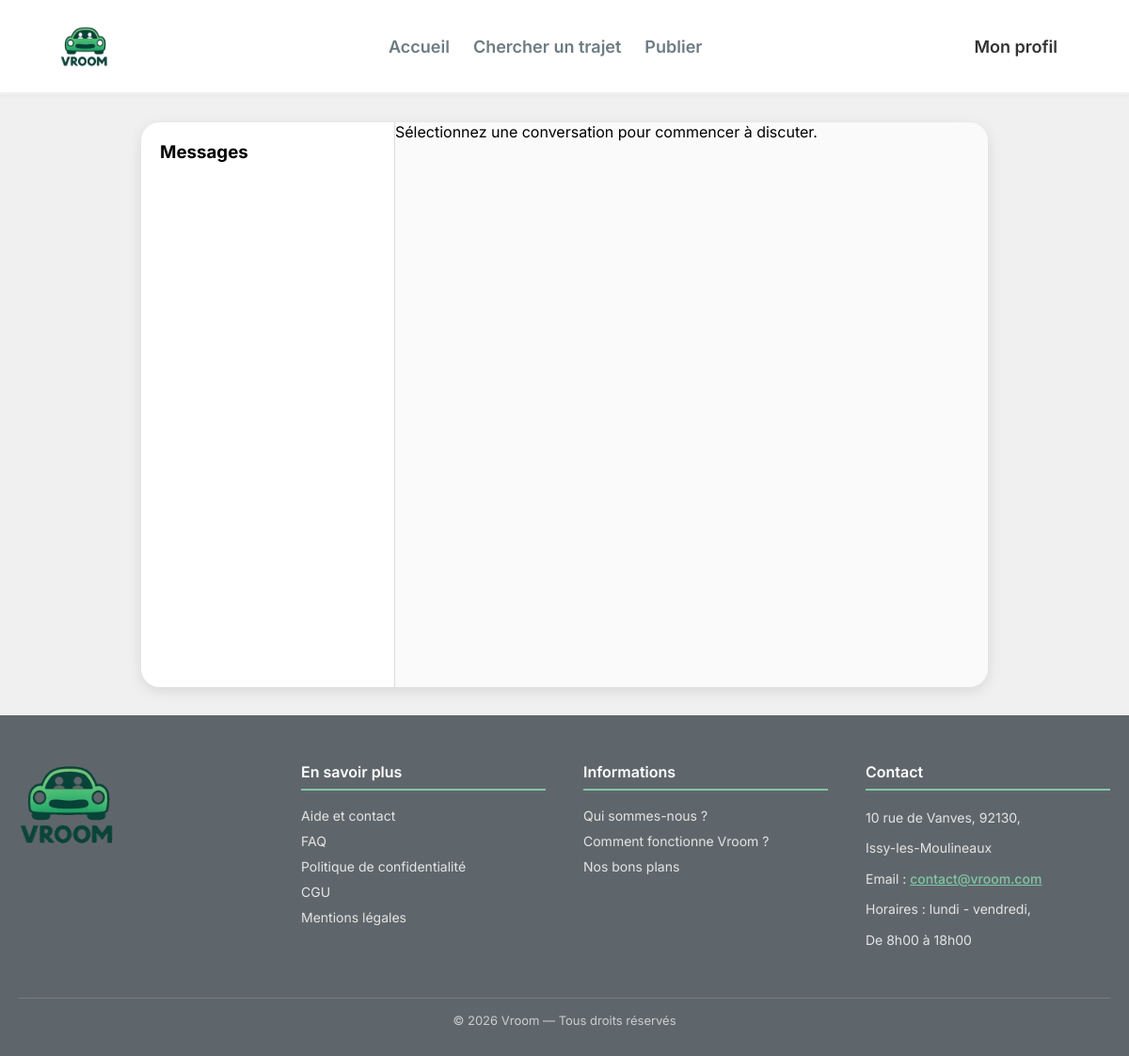
Before: /index.php?page=messagerie&id_conversation=1 (signed in) with the older database file.
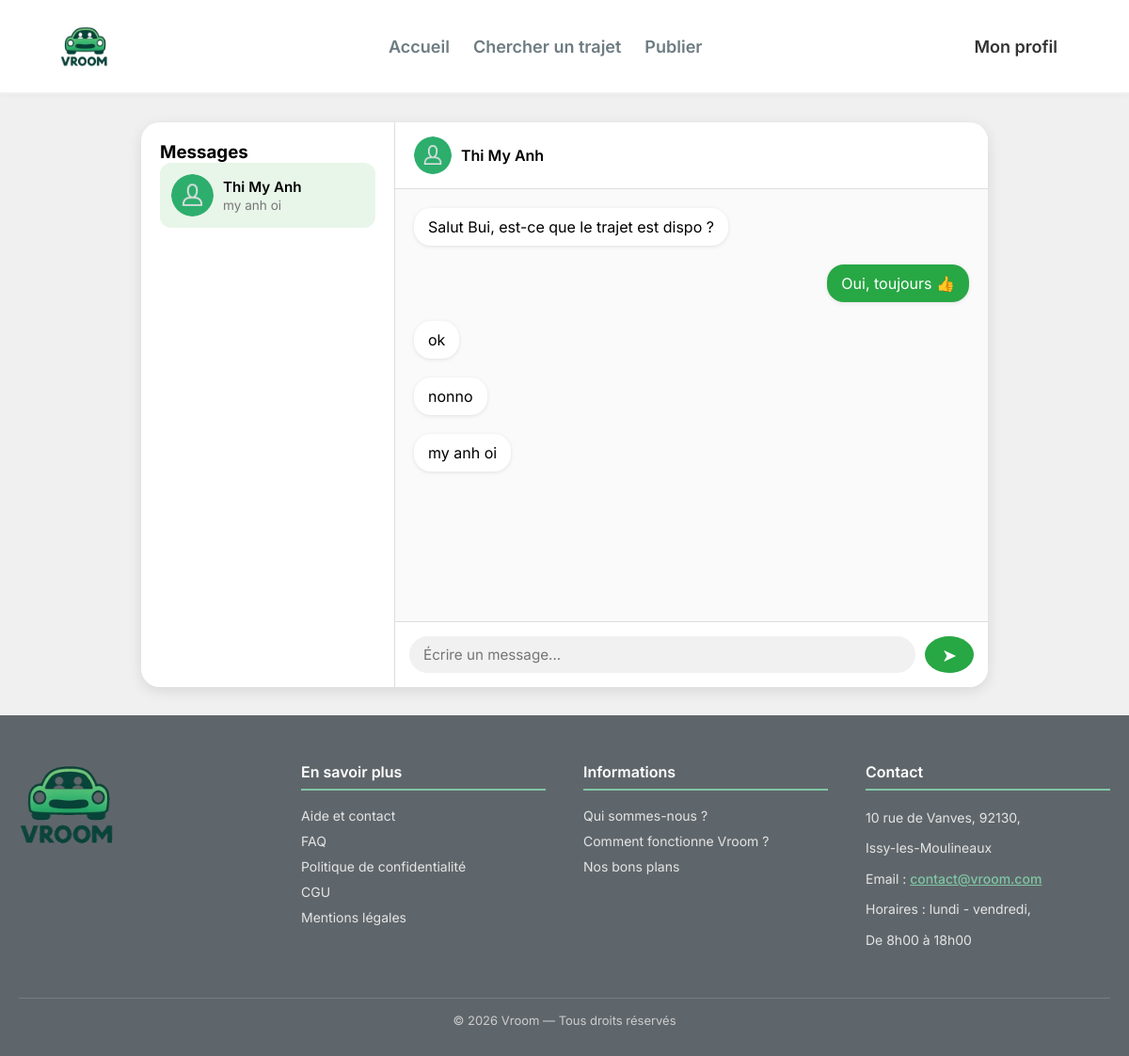
After: the same page with the newer database file.
### tables this page shows
CREATE TABLE `messages` (
  `id` bigint(20) UNSIGNED NOT NULL,
  `id_conversation` bigint(20) UNSIGNED NOT NULL,
  `id_expediteur` bigint(20) UNSIGNED NOT NULL,
  `id_destinataire` bigint(20) UNSIGNED NOT NULL,
  `contenu` text NOT NULL,
  `date_creation` timestamp NOT NULL DEFAULT current_timestamp()
);

CREATE TABLE `utilisateurs` (
  `id` bigint(20) UNSIGNED NOT NULL,
  `nom` varchar(255) NOT NULL,
  `prenom` varchar(255) NOT NULL,
  `email` varchar(255) DEFAULT NULL,
  `telephone` varchar(20) DEFAULT NULL,
  `avatar` varchar(255) DEFAULT NULL,
  `biographie` text DEFAULT NULL,
  `mot_de_passe` varchar(255) NOT NULL,
  `token_notification` varchar(255) DEFAULT NULL,
  `premiere_connexion` tinyint(1) NOT NULL DEFAULT 1,
  `try_token` int(11) NOT NULL DEFAULT 0,
  `remember_token` varchar(100) DEFAULT NULL,
  `date_creation` timestamp NOT NULL DEFAULT current_timestamp(),
  `date_mise_a_jour` timestamp NOT NULL DEFAULT current_timestamp() ON UPDATE current_timestamp(),
  `note` float DEFAULT 0,
  `photo_profil` varchar(255) DEFAULT NULL
);

### Controleur/c_profil.php (called while the page is built, shortened)
<?php
require_once __DIR__ . '/../Modele/messages.php';
require_once __DIR__ . '/../Modele/conversations.php';
class c_messagerie {
    public function afficher(?int $id_conversation = null): void {
        $id_user = $_SESSION['user_id'];
        $conversations = Conversations::getForUser($id_user);
        $conversation_active = null;
        if ($id_conversation) {
            if (Conversations::utilisateurAutorise($id_conversation, $id_user)) {
                $conversation_active = $id_conversation;
                $messages = Messages::getByConversation($id_conversation);
            } else {
                $messages = [];
            }
        } else {
            $messages = [];
        }
        require __DIR__ . '/../Vue/head.php';
        require __DIR__ . '/../Vue/pages/v_messagerie.php';
        require __DIR__ . '/../Vue/footer.php';
    }
}
?>

### Modele/conversations.php (called while the page is built, shortened)
<?php
class Conversations
{
    public static function getForUser(int $user_id): array
    {
        $db = dbConnect();
        $sql = "
        SELECT
            c.id,
            c.date_creation,
            u.id AS interlocuteur_id,
            u.prenom,
            u.nom,
            u.photo_profil,
            m.contenu AS dernier_message,
            m.date_creation AS date_dernier_message
        FROM conversations c
        JOIN utilisateurs u
            ON u.id = IF(c.user1_id = ?, c.user2_id, c.user1_id)
        LEFT JOIN messages m
            ON m.id = (
                SELECT id FROM messages
                WHERE id_conversation = c.id
                ORDER BY date_creation DESC
                LIMIT 1
            )
        WHERE c.user1_id = ? OR c.user2_id = ?
        ORDER BY m.date_creation DESC
        ";
        $stmt = $db->prepare($sql);
        $stmt->execute([$user_id, $user_id, $user_id]);
        return $stmt->fetchAll(PDO::FETCH_ASSOC);
    }
    public static function utilisateurAutorise(int $conversation_id, int $user_id): bool
    {
        $db = dbConnect();
        $stmt = $db->prepare(
            "SELECT 1 FROM conversations
             WHERE id = ? AND (user1_id = ? OR user2_id = ?)"
        );
        $stmt->execute([$conversation_id, $user_id, $user_id]);
        return (bool)$stmt->fetchColumn();
    }
}
?>

### Modele/messages.php (called while the page is built, shortened)
<?php
class Messages
{
    public static function getByConversation(int $conversation_id): array
    {
        $db = dbConnect();
        $stmt = $db->prepare(
            "SELECT id, id_conversation, id_expediteur, id_destinataire, contenu, date_creation
             FROM messages
             WHERE id_conversation = ?
             ORDER BY date_creation ASC"
        );
        $stmt->execute([$conversation_id]);
        return $stmt->fetchAll(PDO::FETCH_ASSOC);
    }
}
?>

### Vue/pages/v_messagerie.php (the view, shortened to what the changed rows need)
<?php
$interlocuteur = null;
if (!empty($conversation_active)) {
    foreach ($conversations as $c) {
        if ($c['id'] == $conversation_active) {
            $interlocuteur = $c;
            break;
        }
    }
}
?>
<body>
<section class="messagerie-container">
    <aside class="conversation-list">
        <?php foreach ($conversations as $c):
            $dernier_message = $c['dernier_message'] ?? '';
            $active = ($conversation_active == $c['id']) ? 'active' : '';
        ?>
        <a href="index.php?page=messagerie&id_conversation=<?= $c['id'] ?>" class="conversation <?= $active ?>">
            <img src="<?= !empty($c['photo_profil']) ? htmlspecialchars($c['photo_profil']) : 'Ressources/Image/person_icon.png' ?>" alt="Profil">
            <div>
                <strong><?= htmlspecialchars($c['prenom'] ?? 'Utilisateur') ?></strong>
                <p><?= htmlspecialchars($dernier_message) ?></p>
            </div>
        </a>
        <?php endforeach; ?>
    </aside>
    <div class="chat-box">
        <?php if ($interlocuteur): ?>
            <div class="chat-header">
                <img src="<?= !empty($interlocuteur['photo_profil']) ? htmlspecialchars($interlocuteur['photo_profil']) : 'Ressources/Image/person_icon.png' ?>" alt="Profil">
                <span><?= htmlspecialchars($interlocuteur['prenom'] ?? 'Utilisateur') ?></span>
            </div>
            <div class="messages">
                <?php if (!empty($messages)): ?>
                    <?php foreach ($messages as $message): ?>
                        <div class="message <?= ($message['id_expediteur'] == $_SESSION['user_id']) ? 'sent' : 'received' ?>">
                            <?= htmlspecialchars($message['contenu'] ?? '') ?>
                        </div>
                    <?php endforeach; ?>
                <?php else: ?>
                    <div class="message info">Aucun message pour l'instant...</div>
                <?php endif; ?>
            </div>
            <form class="chat-input" method="post" action="index.php?page=messagerie&action=envoyer&id_conversation=<?= $conversation_active ?>&id_destinataire=<?= $interlocuteur['interlocuteur_id'] ?>">
                <input type="text" name="message" placeholder="Écrire un message..." required>
                <button type="submit">➤</button>
            </form>
        <?php else: ?>
            <div class="no-conversation">
                <p>Sélectionnez une conversation pour commencer à discuter.</p>
            </div>
        <?php endif; ?>
    </div>
</section>
</body>

Changed rows visible on the page:
added messages: id_expediteur.prenom "Thi My Anh", contenu "my anh oi"
now on this page (row edited): messages: contenu "Salut Bui, est-ce que le trajet est dispo ?"
now on this page (row edited): messages: contenu "Oui, toujours 👍"
added messages: contenu "ok"
added messages: contenu "nonno"
Other visible differences:
text no longer shown: "Sélectionnez une conversation pour commencer à discuter."
